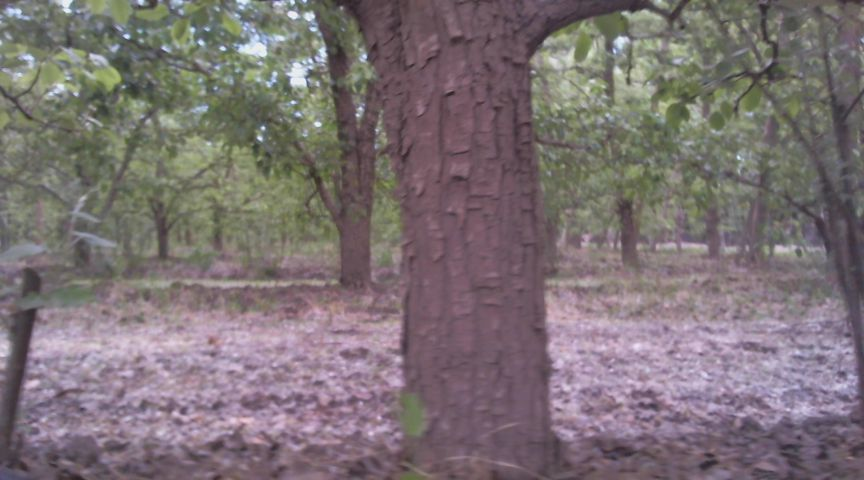
//> input picture tronco.jpg, 864 x 480 px
$ ./c3   (built with g++ and OpenCV 4)
//> lines starting //> are read from the running program, lines starting //| are printed output that depends on the picture

#include <opencv2/opencv.hpp>
#include <iostream>
#include <cmath>

int main() {
    // Leer la imagen en escala de grises
    cv::Mat gray = cv::imread("tronco.jpg", cv::IMREAD_GRAYSCALE);
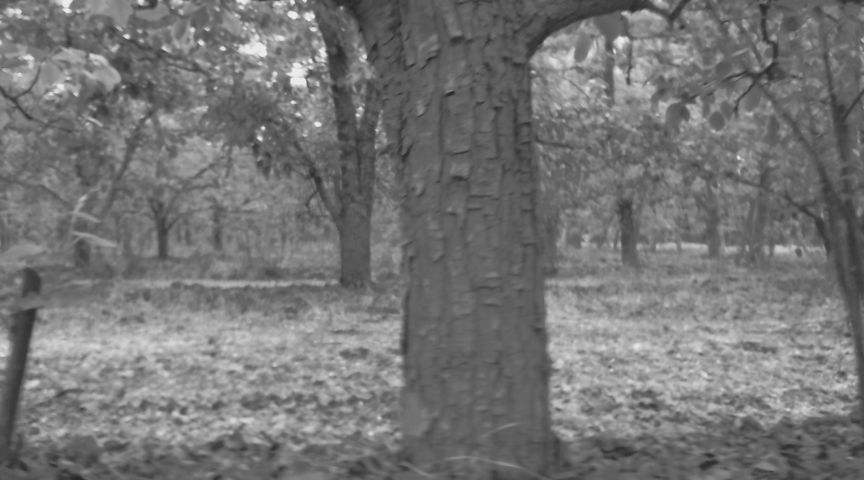
//> gray: 480 rows x 864 cols, CV_8UC1; min 36, max 247, mean 116.9
    if (gray.empty()) {
        std::cout << "No se pudo abrir la imagen." << std::endl;
        return -1;
    }

    // Obtener el tamaño de la imagen
    int rows = gray.rows;
//> rows = 480
    int cols = gray.cols;
//> cols = 864

    // Columna central
    int centralCol = cols / 2;
//> centralCol = 432

    // Calcular la media de grises de la columna central
    double centralMean = 0.0;
    for (int i = 0; i < rows; i++) {
        centralMean += gray.at<uchar>(i, centralCol);
    }
//> this loop made 480 passes
//> centralMean on passes 1 to 3: 83, 166, 250
//> after the loop, centralMean = 47188
    centralMean /= rows;
//> centralMean = 98.31

    std::cout << "Media de la columna central: " << centralMean << std::endl;
//| Media de la columna central: 98.3083

    // Función para calcular la media de grises de una columna
    auto calcularMediaColumna = [&](int col) {
        double mean = 0.0;
        for (int i = 0; i < rows; i++) {
            mean += gray.at<uchar>(i, col);
        }
        return mean / rows;
    };

    // Umbral de diferencia para considerar que los colores no coinciden
    double umbral = 10.0;  // Ajustar este valor según la imagen

    // Buscar los bordes hacia la izquierda y derecha
    int bordeIzquierdo = -1;
    int bordeDerecho = -1;

    // Buscar hacia la izquierda
    for (int col = centralCol - 1; col >= 0; col--) {
        double mediaColumna = calcularMediaColumna(col);
        double mediaColumnaSiguiente = calcularMediaColumna(col - 1);

        if (std::abs(mediaColumna - centralMean) > umbral && std::abs(mediaColumnaSiguiente - centralMean) > umbral) {
            bordeIzquierdo = col;
            break;
        }
    }
//> this loop made 35 passes
//> (mediaColumna, mediaColumnaSiguiente) on passes 1 to 12: (98.52, 98.6), (98.6, 98.53), (98.53, 98.3), (98.3, 98.05), (98.05, 97.93), (97.93, 98.03), (98.03, 98.17), (98.17, 98.22), (98.22, 98.5), (98.5, 98.84), (98.84, 99.01), (99.01, 98.99)

    // Buscar hacia la derecha
    for (int col = centralCol + 1; col < cols; col++) {
        double mediaColumna = calcularMediaColumna(col);
        double mediaColumnaSiguiente = calcularMediaColumna(col + 1);

        if (std::abs(mediaColumna - centralMean) > umbral && std::abs(mediaColumnaSiguiente - centralMean) > umbral) {
            bordeDerecho = col;
            break;
        }
    }
//> this loop made 96 passes
//> (mediaColumna, mediaColumnaSiguiente) on passes 1 to 12: (98.26, 97.96), (97.96, 97.38), (97.38, 96.73), (96.73, 95.75), (95.75, 94.4), (94.4, 93.34), (93.34, 92.08), (92.08, 91.91), (91.91, 92.09), (92.09, 92.83), (92.83, 93.7), (93.7, 94.51)

    // Mostrar los resultados
    if (bordeIzquierdo != -1 && bordeDerecho != -1) {
        std::cout << "Borde izquierdo detectado en x: " << bordeIzquierdo << std::endl;
//| Borde izquierdo detectado en x: 397
        std::cout << "Borde derecho detectado en x: " << bordeDerecho << std::endl;
//| Borde derecho detectado en x: 528

	        // Dibujar las líneas de los bordes en la imagen
        cv::Mat result;
        cv::cvtColor(gray, result, cv::COLOR_GRAY2BGR);  // Convertir a BGR para dibujar en color
        cv::line(result, cv::Point(bordeIzquierdo, 0), cv::Point(bordeIzquierdo, rows), cv::Scalar(0, 0, 255), 2);  // Línea roja para el borde izquierdo
        cv::line(result, cv::Point(bordeDerecho, 0), cv::Point(bordeDerecho, rows), cv::Scalar(0, 255, 0), 2);  // Línea verde para el borde derecho
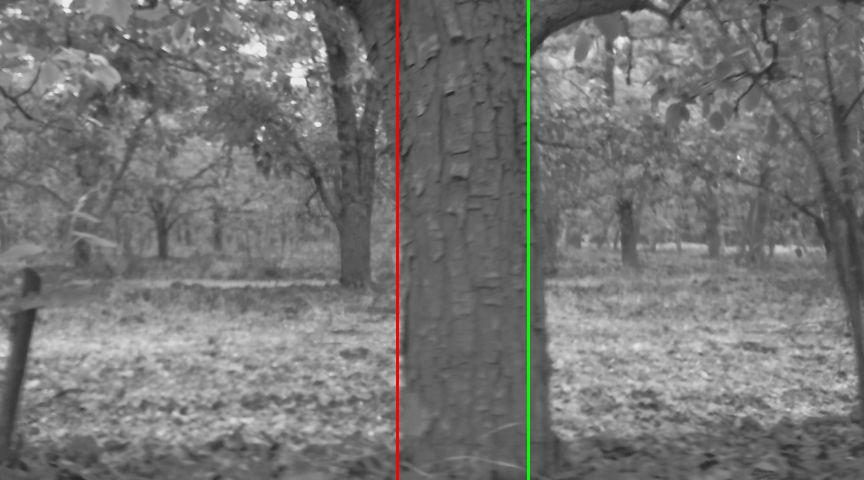
//> result: 480 rows x 864 cols, CV_8UC3; mean B, G, R 116.2, 117.1, 117.1

        // Mostrar la imagen con los bordes detectados
        cv::imshow("Bordes del tronco detectados", result);
        cv::waitKey(0);
    } else {
        std::cout << "No se detectaron los bordes del tronco." << std::endl;
    }

    return 0;
}

$ run again, with imagen.jpg copied over tronco.jpg
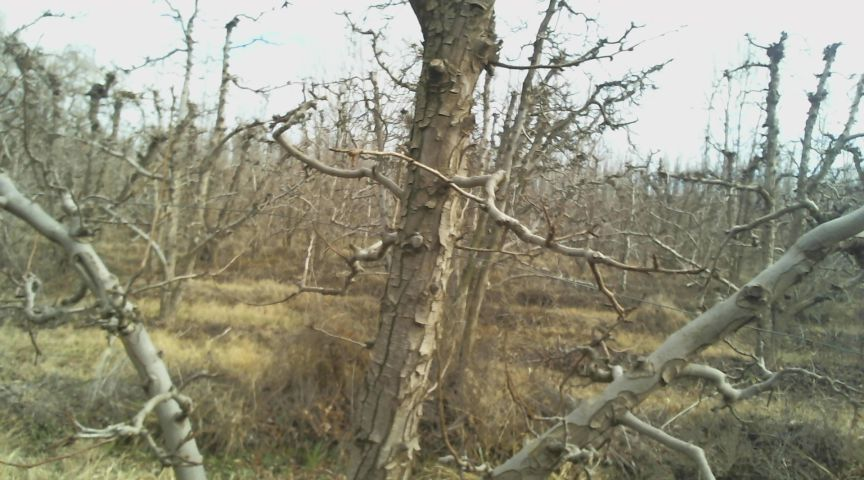
//> input picture imagen.jpg, 864 x 480 px
//> `cv::Mat gray = cv::imread("tronco.jpg", cv::IMREAD_GRAYSCALE);`:
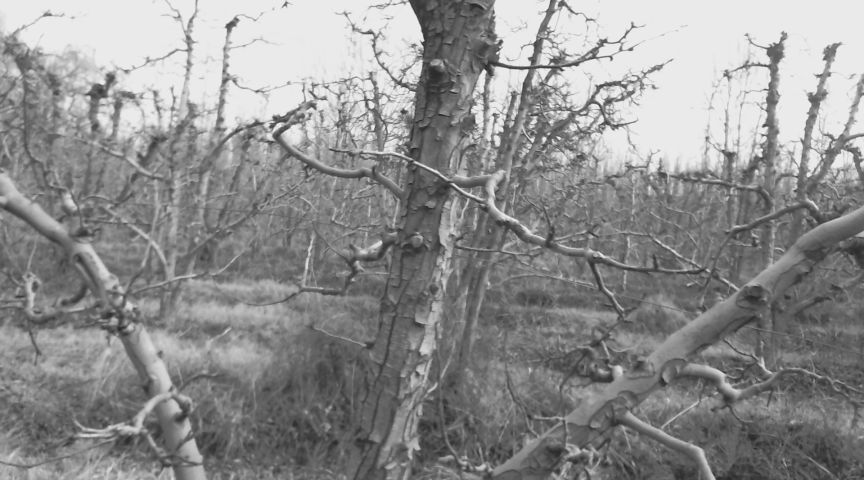
//> gray: 480 rows x 864 cols, CV_8UC1; min 30, max 255, mean 142.4
//> the loop `for (int i = 0; i < rows; i++)` made 480 passes
//> centralMean on passes 1 to 3: 97, 194, 297
//> after the loop `for (int i = 0; i < rows; i++)`: centralMean = 47592
//> `centralMean /= rows;`: centralMean = 99.15
//| Media de la columna central: 99.15
//> the loop `for (int col = centralCol - 1; col >= 0; col--)` made 12 passes
//> (mediaColumna, mediaColumnaSiguiente) on passes 1 to 8: (99.68, 100.2), (100.2, 101), (101, 101.4), (101.4, 101.3), (101.3, 100.8), (100.8, 99.55), (99.55, 98.67), (98.67, 99.18)
//> the loop `for (int col = centralCol + 1; col < cols; col++)` made 13 passes
//> (mediaColumna, mediaColumnaSiguiente) on passes 1 to 8: (97.92, 97.2), (97.2, 96.49), (96.49, 96.51), (96.51, 97.28), (97.28, 98.66), (98.66, 101.4), (101.4, 104), (104, 105)
//| Borde izquierdo detectado en x: 420
//| Borde derecho detectado en x: 445
//> `cv::line(result, cv::Point(bordeDerecho, 0), cv::Point(bordeDerecho, r..`:
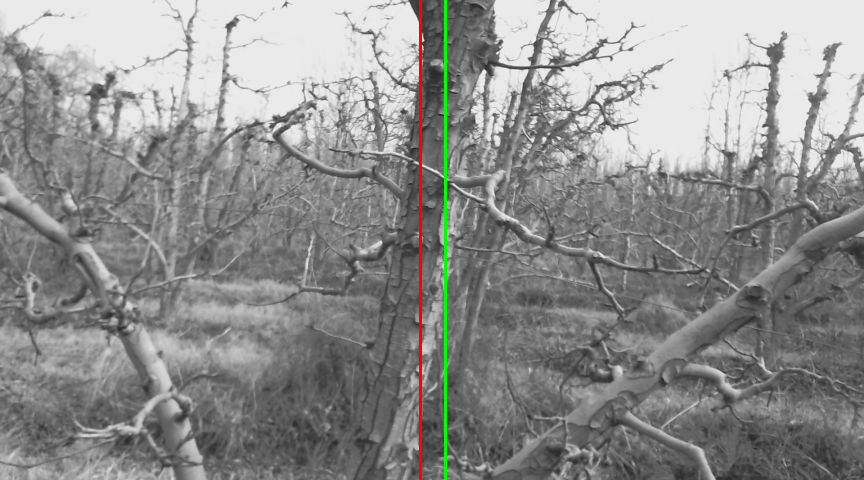
//> result: 480 rows x 864 cols, CV_8UC3; mean B, G, R 141.7, 142.5, 142.5

$ run again, with image25.png saved as tronco.jpg
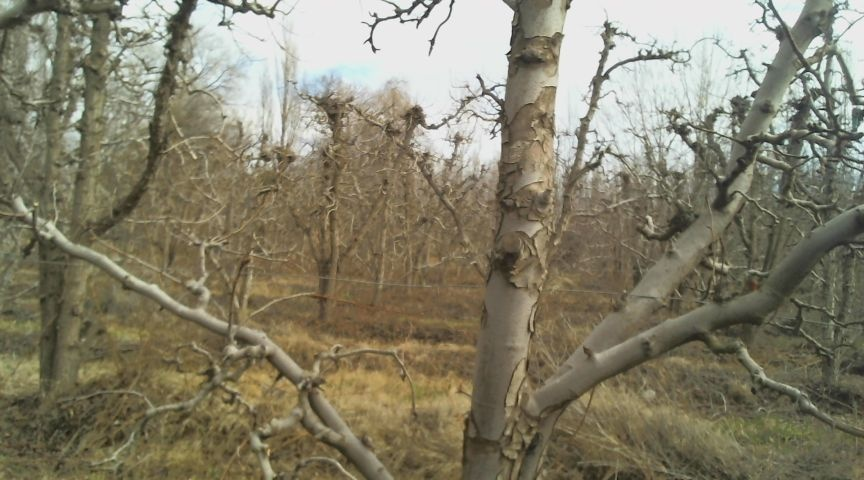
//> input picture image25.png, 864 x 480 px
//> `cv::Mat gray = cv::imread("tronco.jpg", cv::IMREAD_GRAYSCALE);`:
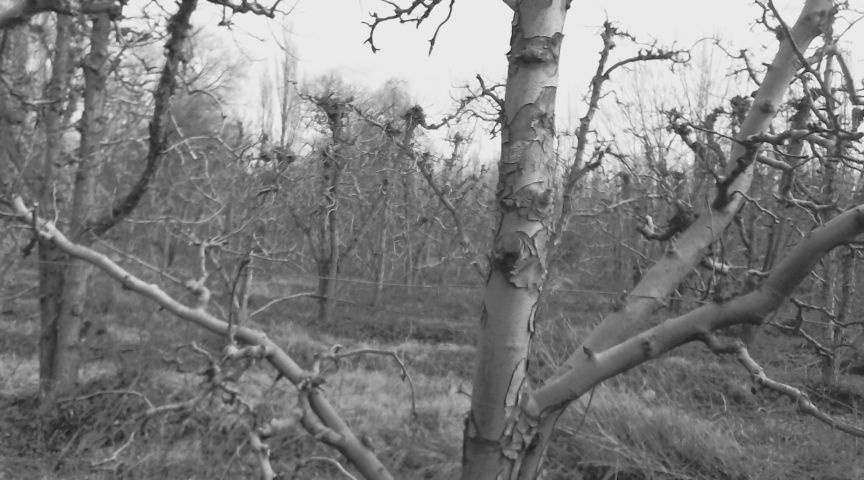
//> gray: 480 rows x 864 cols, CV_8UC1; min 14, max 253, mean 126.5
//> the loop `for (int i = 0; i < rows; i++)` made 480 passes
//> centralMean on passes 1 to 3: 153, 326, 428
//> after the loop `for (int i = 0; i < rows; i++)`: centralMean = 68438
//> `centralMean /= rows;`: centralMean = 142.6
//| Media de la columna central: 142.579
//> the loop `for (int col = centralCol - 1; col >= 0; col--)` made 19 passes
//> (mediaColumna, mediaColumnaSiguiente) on passes 1 to 8: (140.8, 140.7), (140.7, 141.3), (141.3, 141.8), (141.8, 141.8), (141.8, 140.9), (140.9, 139.7), (139.7, 139.5), (139.5, 139.6)
//> the loop `for (int col = centralCol + 1; col < cols; col++)` made 65 passes
//> (mediaColumna, mediaColumnaSiguiente) on passes 1 to 8: (143.6, 145.2), (145.2, 146.8), (146.8, 147.6), (147.6, 148.2), (148.2, 149.1), (149.1, 150.1), (150.1, 151.1), (151.1, 151.2)
//| Borde izquierdo detectado en x: 413
//| Borde derecho detectado en x: 497
//> `cv::line(result, cv::Point(bordeDerecho, 0), cv::Point(bordeDerecho, r..`:
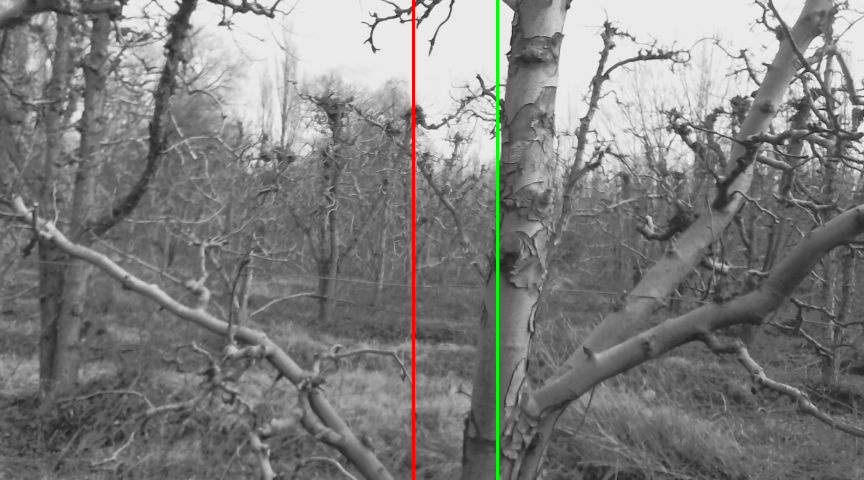
//> result: 480 rows x 864 cols, CV_8UC3; mean B, G, R 125.6, 126.5, 126.5
